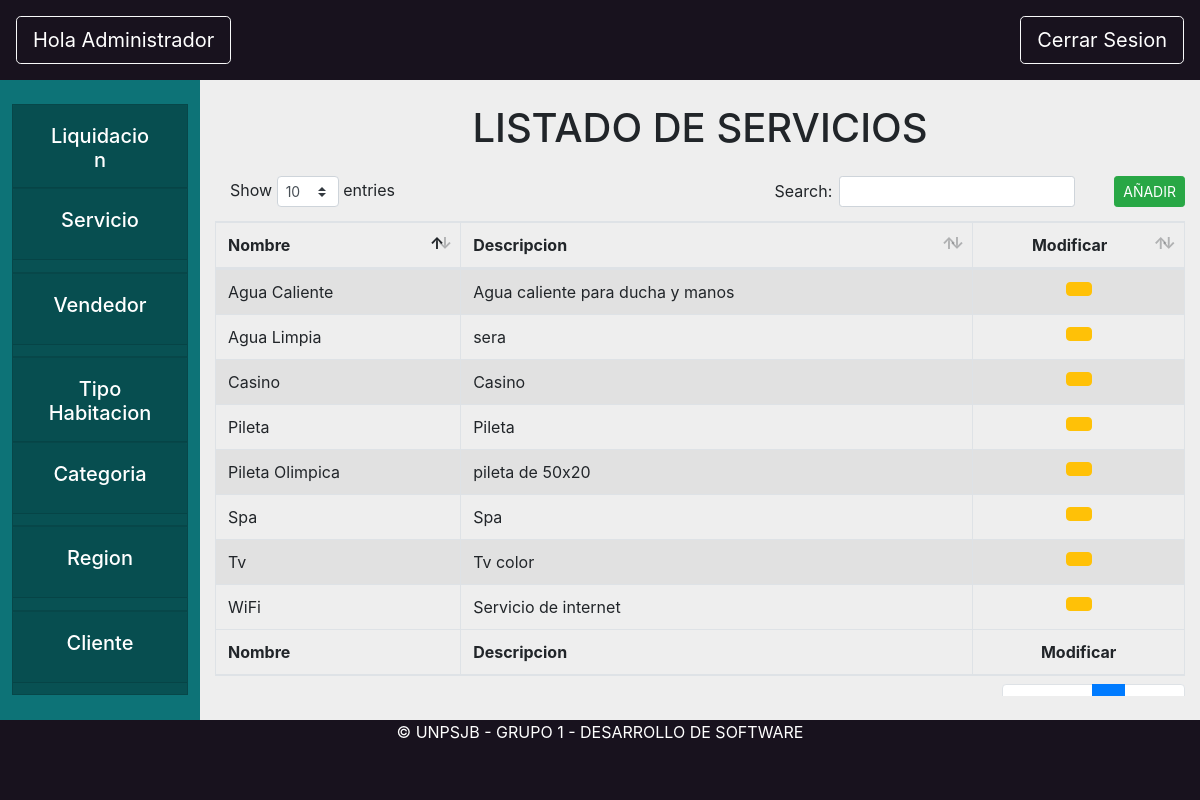
Page /core/servicio on the earlier database version.
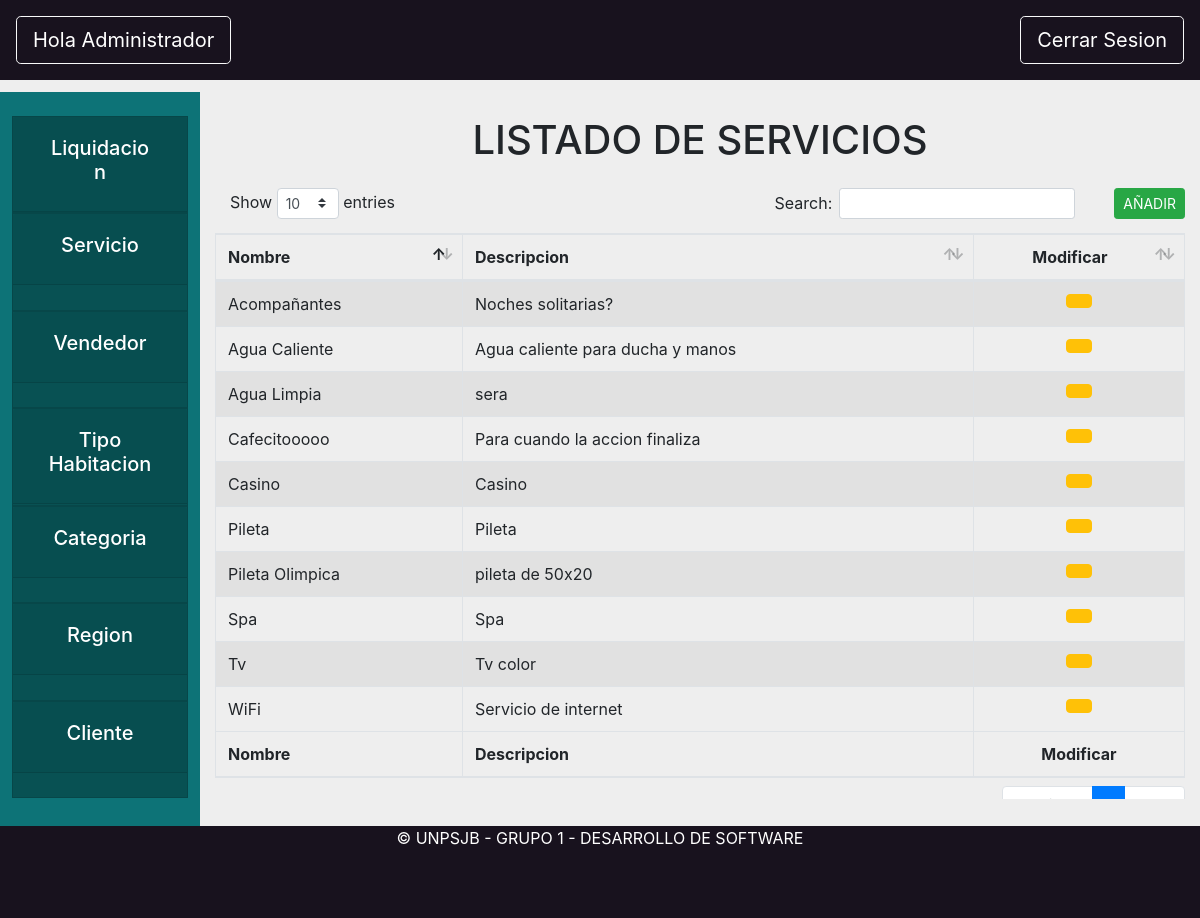
Same page on the later database version.
### core/models.py (models this page shows)
class Servicio(models.Model):
    nombre = models.CharField(max_length=200)
    descripcion = models.CharField(max_length=800)
    def __str__(self):
        return self.nombre

### core/views.py (the view)
# urls.py: path('servicio',views.servicio, name="servicio"),
def servicio(request):
    colServicios=Servicio.objects.all()
    return render(request, "core/servicioAdmin.html",{"colServicios": colServicios})

### core/templates/core/servicioAdmin.html (shortened to what this page needs)
{% extends 'base/base_administrador.html'%}
{% load static %}
{% block content %}
<div class="formularioRegion" id="vistaLocalidades">
<center><h1 class="my-4">LISTADO DE SERVICIOS</h1></center>
    <table id="example1" class="table table-striped table-bordered" style="width:100%">
        <thead>
            <tr>
                <button type="button" class="btn btn-success ml-4 float-right btn-sm" data-toggle="modal"
                    data-target="#crearLocalidad"
                    onclick="abrir_modal('{% url 'core:modalCrearServicio' %}','#crearServicio');">
                    AÑADIR</button>
                <th>Nombre</th>
                <th>Descripcion</th>
                <th>
                    <Center>Modificar</Center>
                </th>
            </tr>
        </thead>
        <tbody>
            {% for servicio in colServicios %}
            <tr>
                <td>{{servicio.nombre}}</td>
                <td>{{servicio.descripcion}}</td>
                <td>
                    <center>
                        <button type="button" class="btn btn-warning" data-toggle="modal"
                            data-target="#modificarServicio"
                            onclick="abrir_modal('{% url 'core:modalModificarServicio' servicio %}','#modificarServicio');">
                        </button>
                    </center>
                </td>
            </tr>
            {% endfor %}
        </tbody>
        <tfoot>
            <tr>
                <th>Nombre</th>
                <th>Descripcion</th>
                <th>
                    <Center>Modificar</Center>
                </th>
            </tr>
        </tfoot>
    </table>
</div>
{% endblock content %}

Differences in the rows shown:
added Servicio: nombre "Acompañantes", descripcion "Noches solitarias?"
added Servicio: nombre "Cafecitooooo", descripcion "Para cuando la accion finaliza"
